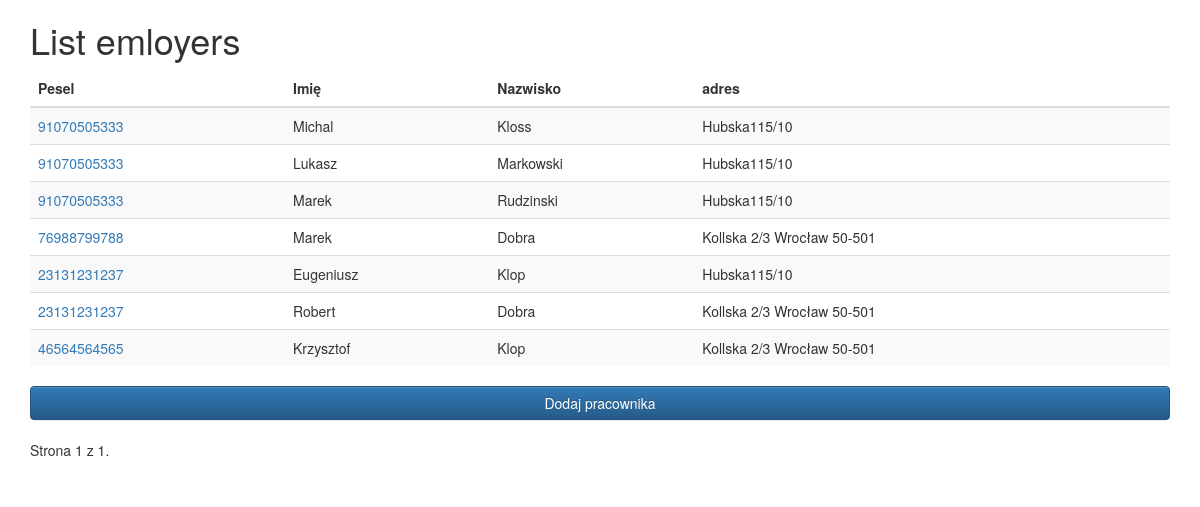
/polls/, run on an earlier commit of the app's database.
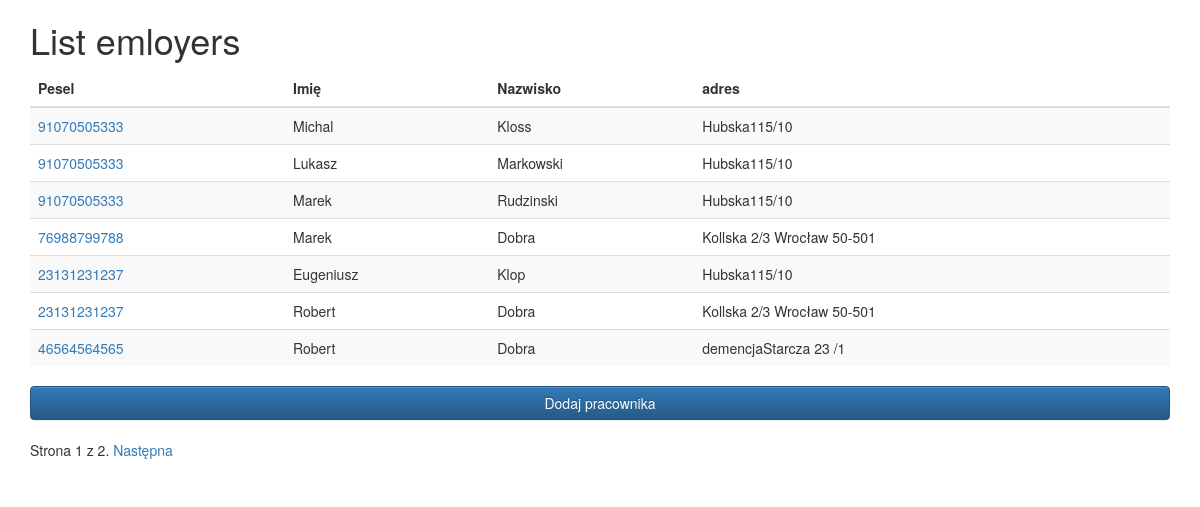
And on a later commit of the database.
### polls/models.py (models this page shows)
class Person(models.Model):
    first_name = models.CharField(max_length=30)
    personal_number = models.CharField(max_length=11)
    last_name = models.CharField(max_length=30)
    adress  = models.CharField(max_length=300)

### polls/views.py (the view)
def home_list(request):
    queryset_list = Person.objects.all()
    paginator = Paginator(queryset_list, 7)
    page = request.GET.get('page')
    try:
        queryset = paginator.page(page)
    except PageNotAnInteger:
        queryset = paginator.page(1)
    except EmptyPage:
        queryset = paginator.page(paginator.num_pages)
    data_employer = {
        "object_list":queryset,
        "title" :"List"
    }
    return render (request, "lista.html",data_employer)

### templates/lista.html (shortened to what this page needs)
{% extends 'base.html' %}
{% block content %}
<h1>{{title}} emloyers</h1>
<table class="table table-striped">
 <thead>
   <tr>
        <th>Pesel</th>
          <th>Imię</th>
            <th>Nazwisko</th>
            <th>adres</th>
        </tr>
    </thead>
<tbody>
{% for obj in object_list%}
<tr>
<td><a href ='{%url "detail" id=obj.id%}'>{{obj.personal_number}}</a></td>
<td>{{obj.first_name}}</td>
<td>{{obj.last_name}}</td>
<td>{{obj.adress}}</td>
</tr>
{% endfor %}
</tbody>
</table>
<form method="GET" action="{% url 'create' %}">
<button type="submit" class="btn btn-primary btn-block">Dodaj pracownika</button>
</form>
<div class="pagination">
    <span class="step-links">
        <span class="current">
            Strona {{ object_list.number }} z {{ object_list.paginator.num_pages }}.
        </span>
        {% if object_list.has_next %}
            <a href="?page={{ object_list.next_page_number }}">Następna</a>
        {% endif %}
    </span>
</div>
{% endblock content %}

What changed in the data, as far as the page shows it:
removed Person: personal_number "46564564565", first_name "Krzysztof", last_name "Klop", adress "Kollska 2/3 Wrocław 50-501"
added Person: personal_number "46564564565", first_name "Robert", last_name "Dobra", adress "demencjaStarcza 23 /1"
Also different on the page:
{{ object_list.paginator.num_pages }}: "1" → "2"
text now shown: "Następna"
